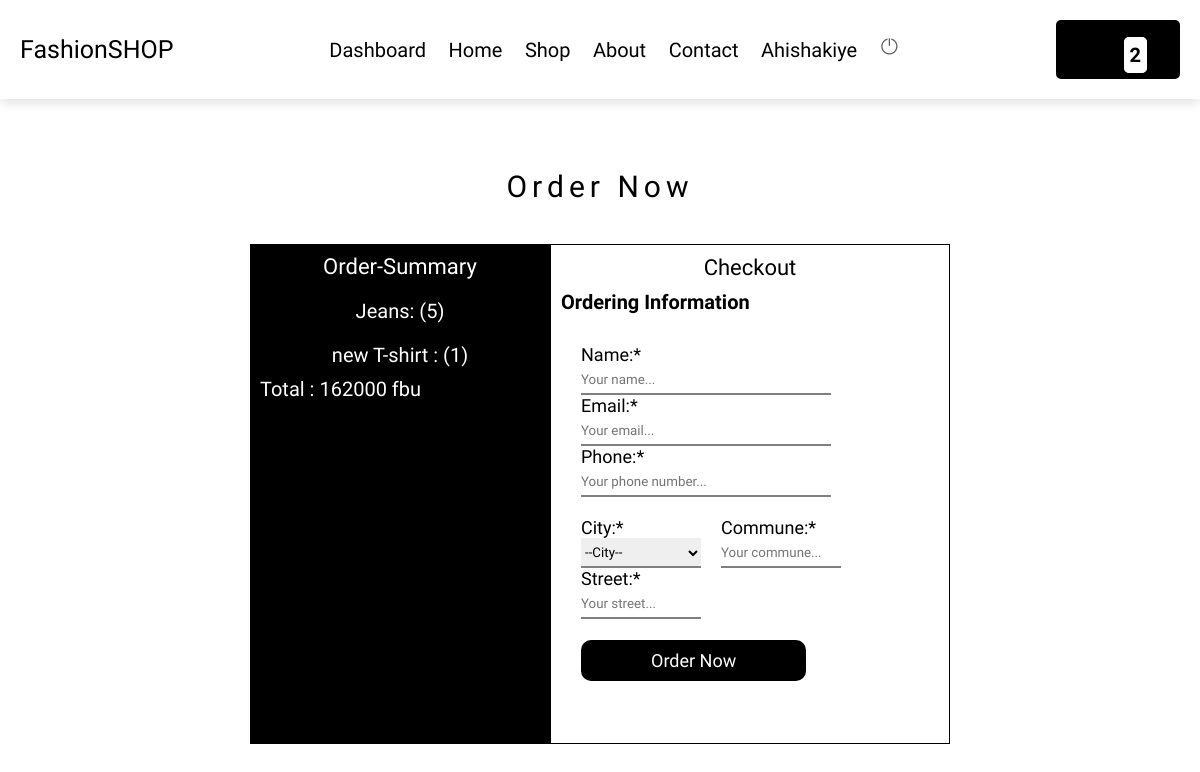
Screenshot of /admin/order.php (signed in) with the database file from the repository.
### tables this page shows
CREATE TABLE `cart` (
  `id_cart` int(11) NOT NULL,
  `nomprod` varchar(255) NOT NULL,
  `prixprod` int(255) NOT NULL,
  `photoprod` varchar(255) NOT NULL,
  `Quantite` int(255) NOT NULL,
  `user` varchar(255) NOT NULL
);

### admin/order.php (the view, shortened to what this page needs)
<?php
include("db.php");
?>
<!DOCTYPE html>
<html lang="en">
<head>
    <link rel="stylesheet" href="css/orders.css">
</head>
<body>
    <header class="header">
          <a href="#" class="logo"><i class="fas fa-splotch"></i> FashionSHOP</a>
          <nav class="navbar">
              <a href="dashboard.php">Dashboard</a>
               <a href="index.php">Home</a>
               <a href="shop.php">Shop</a>
               <a href="about.php">About</a>
               <a href="contact.php">Contact</a>
               <?php
               if(isset($_SESSION['username']) && !empty($_SESSION['username'])){
               ?>
               <a href="#" class="session"><?php echo $_SESSION['username'];?></a>
               <a href="logout.php"><img src="images/shutdown_20px.png" alt="image non disponible"></a>
               <?php
               }else{
                   ?>
                   <a href="login.php">My Account</a>
                   <?php
               }
               ?>
          </nav>
            <?php
                $select_row=$bdd->query("SELECT * FROM cart");
                $row=$select_row->rowCount();
            ?>
          <a href="cart.php" class="btn"><img src="images/cart.png" alt="image non disponible" id="cart"> <span><?php echo $row;?></span></a>
     </header>
   <section class="section12">
       <h1 class="tit1">Order Now</h1>
       <div class="card">
           <div class="leftside">
                <h1>Order-Summary</h1>
                <ul>
                <?php
                    $select_cart=$bdd->query("SELECT * FROM cart");
                   (int) $total=0;
                   (int) $grandtotal=0;
                    $count=$select_cart->rowCount();
                    if($count>0){
                        while($fetch=$select_cart->fetch()){
                           (int) $total_price= $fetch['prixprod'] * $fetch['Quantite'];
                           (int) $grandtotal = (int)$total += (int)$total_price;
                ?>
                    <li><?php echo $fetch['nomprod'];?>: (<?php echo $fetch['Quantite'];?>)</li>
                <?php
                    };
                };
                ?>
                </ul>
                <p>Total : <?php echo (int)$grandtotal; ?> fbu</p>
           </div>
           <div class="rightside">
               <h1>Checkout</h1>
               <h2>Ordering Information</h2>
               <form method="post">
                   <p class="p-title">Name:*</p>
                   <input type="text" name="name" class="inpt-order" placeholder="Your name..." required>
                   <p class="p-title">Email:*</p>
                   <input type="text" name="email" class="inpt-order" placeholder="Your email..." required>
                   <p class="p-title">Phone:*</p>
                   <input type="number" name="phone" class="inpt-order" placeholder="Your phone number..." required>
                   <div class="addresse">
                       <div class="add1">
                       <p class="p-title">City:*</p>
                         <select name="city" class="inpt-add">
                             <option value="">--City--</option>
                         </select>
                       </div>
                       <div class="add1">
                       <p class="p-title">Commune:*</p>
                         <input type="text" name="commune" class="inpt-add" placeholder="Your commune..." required>
                       </div>
                       <div class="add1">
                       <p class="p-title">Street:*</p>
                         <input type="text" name="street" class="inpt-add" placeholder="Your street..." required>
                       </div>
                   </div>
                   <br>
                   <input type="submit" name="submit" class="inpt-sub" value="Order Now">
               </form>
           </div>
       </div>
   </section>
</body>
</html>

### admin/css/orders.css (style rules this page uses)
* { font-family: 'Rambla', sans-serif; margin: 0; padding: 0; box-sizing: border-box; outline: none; border: none; text-decoration: none; }
:root { --gray:#a2a2a2; --graye:#ececec; --black: #000; --blue: #cae8e3; --pink: #f6e4d5; --white: #fff; --yellow: #ffd080; --border: .2rem solid var(--black); }
html { font-size: 62.5%; overflow-x: hidden; scroll-behavior: smooth; scroll-padding-top: 7rem; }
.header { position: sticky; top: 0; left: 0; right: 0; z-index: 1000; display: flex; align-items: center; justify-content: space-between; background-color: var(--white); box-shadow: 0 .5rem 1rem rgba(0,0,0,.1); padding: 2rem 9%; }
.logo { font-size: 2.5rem; color: var(--black); }
.navbar a { margin: 0 1rem; font-size: 2rem; color: var(--black); }
.btn { display: inline-block; padding: 1rem 3rem; font-size: 2rem; color: var(--white); background: var(--black); border: var(--border); cursor: pointer; font-weight: bolder; border-radius: .5rem; }
.btn span { border:1px solid #fff; color:#000; background:#fff; padding:5px; margin:5px 1px; border-radius:5px; }
.tit1 { text-align: center; font-size:30px; font-weight:200; margin:40px 0px; letter-spacing: 5px;; }
.card { display:flex; justify-content: center; align-items: center; flex-wrap: wrap; margin:30px 0px; }
.leftside { background:black; height:500px; width:30rem; }
.leftside h1 { color:#fff; text-align: center; margin:10px; font-size:22px; font-weight:200; }
.rightside { height:500px; width:40rem; border:1px solid #000; }
.rightside h1 { color:#000; text-align:center; margin:10px; font-size:22px; font-weight:200; }
.rightside h2 { color:#000; font-size:20px; margin-left:1rem; margin-bottom:30px; }
.rightside form { margin-left:3rem; }
.rightside form .p-title { font-size:18px; }
.rightside form .inpt-order { height:3rem; width:25rem; border:0; border-bottom:2px solid gray; outline:none; }
.addresse { display:flex; flex-direction: row; flex-wrap: wrap; margin-top:2rem; }
.add1 { width:14rem; }
.addresse .add1 .inpt-add { height:3rem; width:12rem; border:0; border-bottom:2px solid gray; outline:none; }
.inpt-sub { margin-top:1rem; padding:1rem 7rem; background: var(--black); border-radius:10px; font-size:18px; color:#fff; cursor: pointer; }
.leftside ul li { margin-top:2rem; color:var(--white); font-size:2rem; text-align: center; }
.leftside p { color:var(--white); font-size:2rem; margin:1rem; }
@media (max-width: 1200px) { .header { padding: 2rem; } }
@media (max-width: 1200px) { section { padding: 3rem 2rem; } }

### rows the page displays
cart: nomprod "Jeans", Quantite "5"
cart: nomprod "new T-shirt", Quantite "1"

### other values shown
$_SESSION['username'] "Ahishakiye"
$row "2"
$grandtotal "162000"
